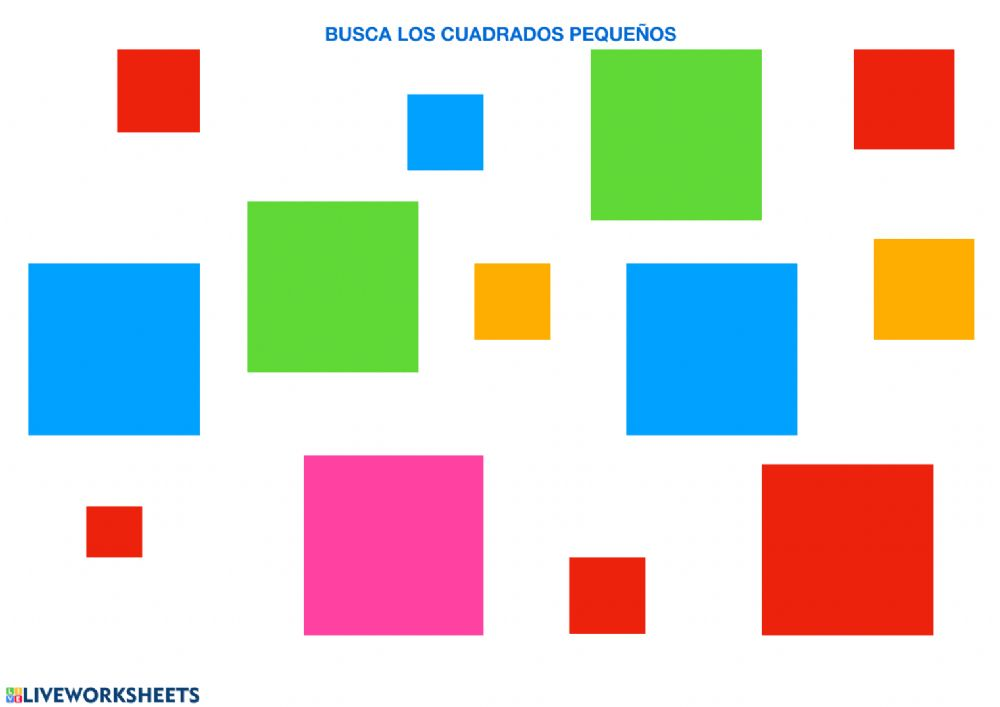
#> input picture SquareDetect/foto1.jpg, 1000 x 707 px
$ python main.py
#> lines starting #> are read from the running program, lines starting #| are printed output that depends on the picture; after the words box and inside, x2 and y2 are one past the last pixel; in counts of white or black regions, pixels touching at a corner belong together
#> further down, img is the input picture: shape (707, 1000, 3); mean B, G, R 208.7, 214.5, 215.5
'''
Simple "Square Detector" program.
Loads several images sequentially and tries to find squares in each image.
'''
# Python 2/3 compatibility
import sys
PY3 = sys.version_info[0] == 3

if PY3:
    xrange = range

import numpy as np
import cv2

print('hola')
def angle_cos(p0, p1, p2):
    d1, d2 = (p0-p1).astype('float'), (p2-p1).astype('float')
    return abs( np.dot(d1, d2) / np.sqrt( np.dot(d1, d1)*np.dot(d2, d2) ) )

def find_squares(img):
    img = cv2.GaussianBlur(img, (5, 5), 0)
    squares = []
    for gray in cv2.split(img):
        for thrs in xrange(0, 255, 26):
            if thrs == 0:
                bin = cv2.Canny(gray, 0, 50, apertureSize=5)
                bin = cv2.dilate(bin, None)
            else:
                retval, bin = cv2.threshold(gray, thrs, 255, cv2.THRESH_BINARY)
            contours, hierarchy = cv2.findContours(bin, cv2.RETR_LIST, cv2.CHAIN_APPROX_SIMPLE)
            for cnt in contours:
                cnt_len = cv2.arcLength(cnt, True)
                cnt = cv2.approxPolyDP(cnt, 0.02*cnt_len, True)
                if len(cnt) == 4 and cv2.contourArea(cnt) > 1000 and cv2.isContourConvex(cnt):
                    cnt = cnt.reshape(-1, 2)
                    max_cos = np.max([angle_cos( cnt[i], cnt[(i+1) % 4], cnt[(i+2) % 4] ) for i in xrange(4)])
                    if max_cos < 0.1:
                        squares.append(cnt)
#> this loop made 3 passes
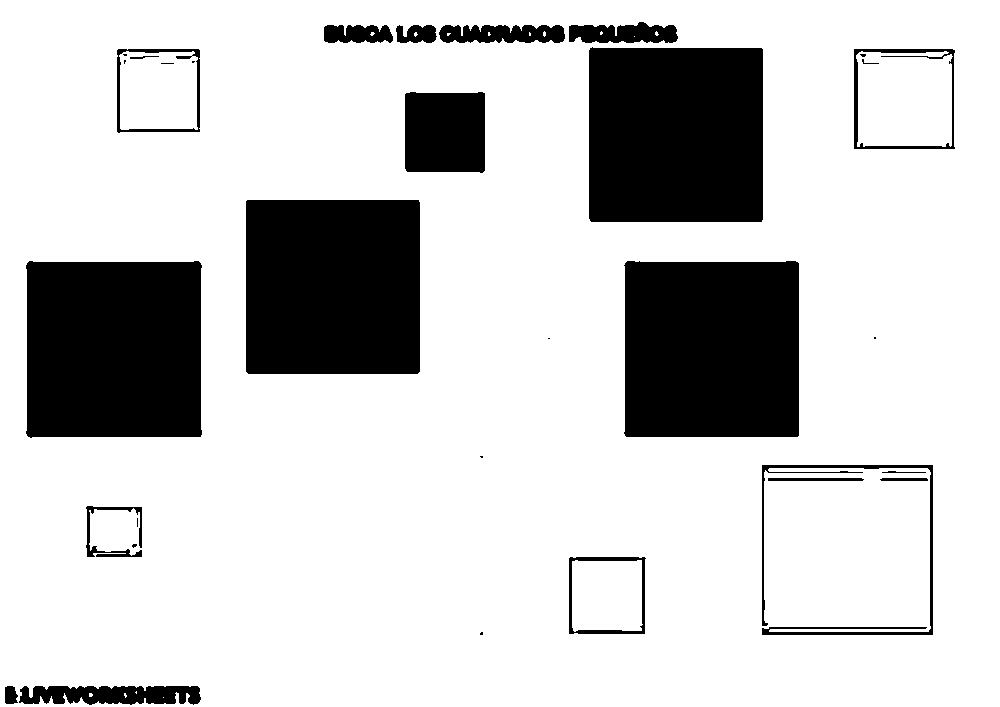
#> bin: shape (707, 1000); 79.8% white; 32 black regions (11 under 20 px), largest, box (x1, y1, x2, y2) and area: (26, 261, 202, 438) 30473, (624, 261, 799, 437) 30468, (589, 47, 763, 222) 30268
    return squares

if __name__ == '__main__':
    from glob import glob
    for fn in glob('../SquareDetect/foto1.jpg'):
        img = cv2.imread(fn)
        squares = find_squares(img)
        cv2.drawContours( img, squares, -1, (0, 255, 0), 3 )
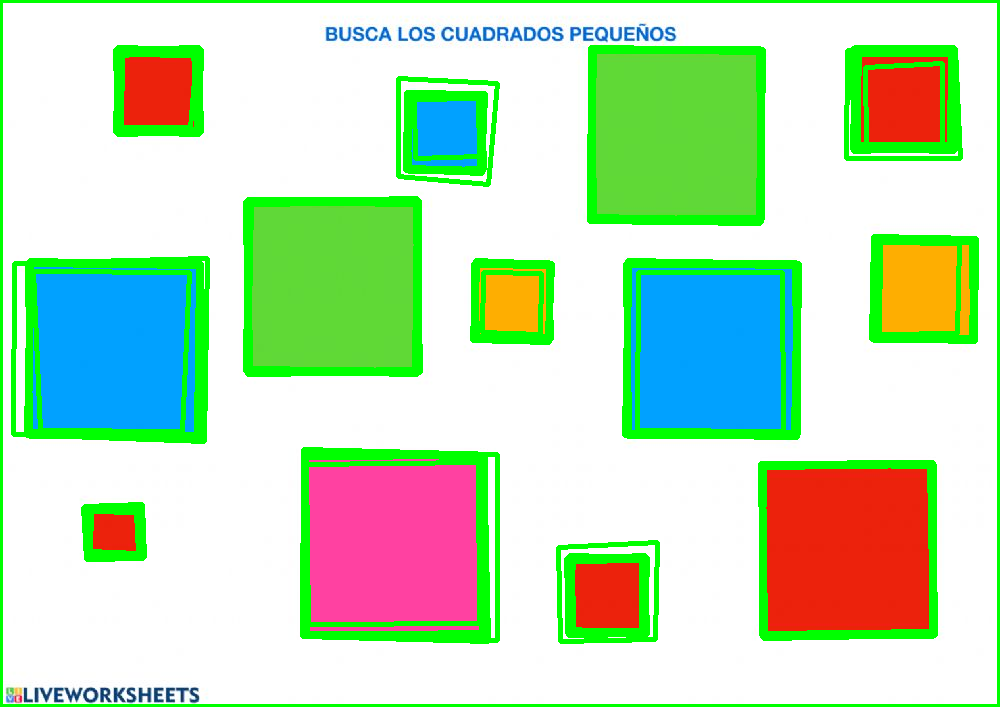
#> img: shape (707, 1000, 3); 12.72% of pixels changed, all inside (x1, y1, x2, y2) = (0, 0, 1000, 707)
        cv2.imshow('squares', img)
        ch = cv2.waitKey()
#> (key Esc is pressed here)
        if ch == 27:
            break
    cv2.destroyAllWindows()
